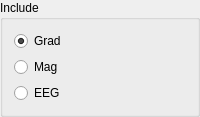
          <widget class="QGroupBox" name="groupBox">
           <property name="title">
            <string>Include</string>
           </property>
           <layout class="QGridLayout" name="gridLayout_3">
            <item row="0" column="0">
             <layout class="QVBoxLayout" name="verticalLayout_2">
              <item>
               <widget class="QRadioButton" name="radioButtonGrad">
                <property name="text">
                 <string>Grad</string>
                </property>
                <property name="checked">
                 <bool>true</bool>
                </property>
                <attribute name="buttonGroup">
                 <string notr="true">buttonGroup</string>
                </attribute>
               </widget>
              </item>
              <item>
               <widget class="QRadioButton" name="radioButtonMag">
                <property name="text">
                 <string>Mag</string>
                </property>
                <attribute name="buttonGroup">
                 <string notr="true">buttonGroup</string>
                </attribute>
               </widget>
              </item>
              <item>
               <widget class="QRadioButton" name="radioButtonEeg">
                <property name="text">
                 <string>EEG</string>
                </property>
                <attribute name="buttonGroup">
                 <string notr="true">buttonGroup</string>
                </attribute>
               </widget>
              </item>
             </layout>
            </item>
           </layout>
          </widget>
